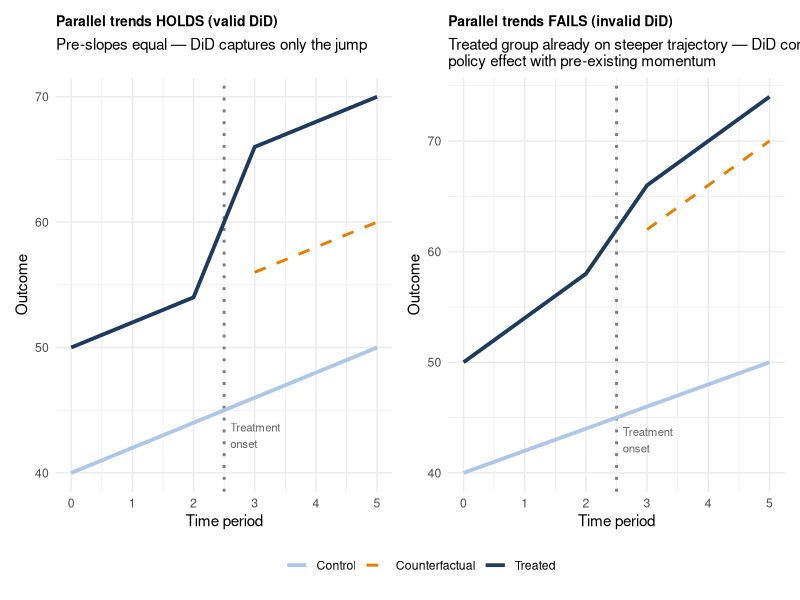
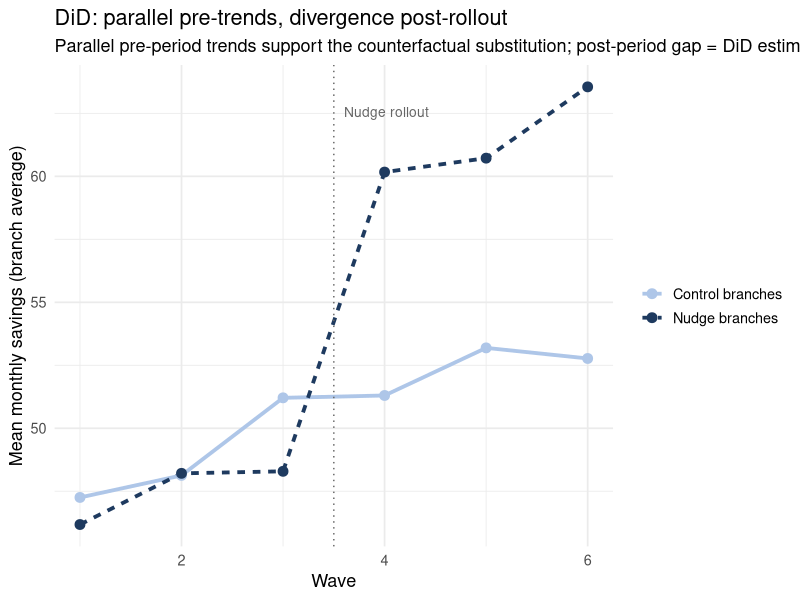
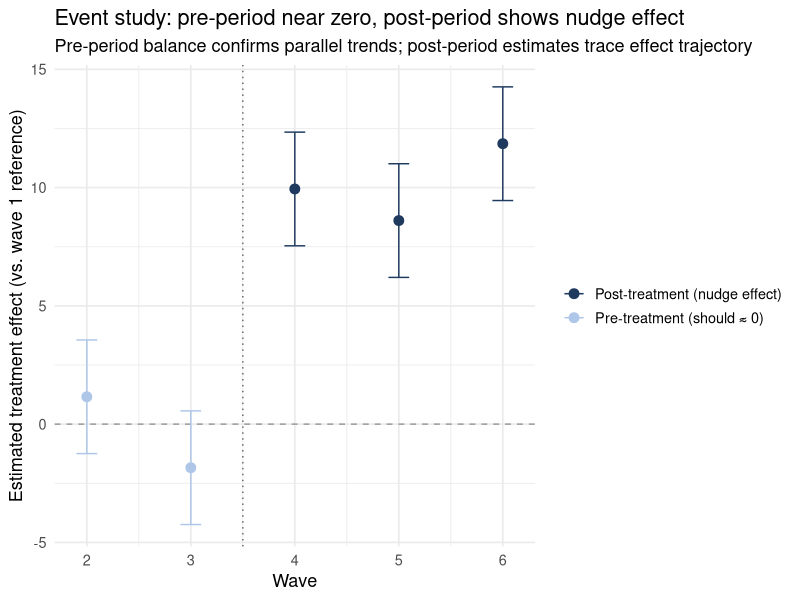
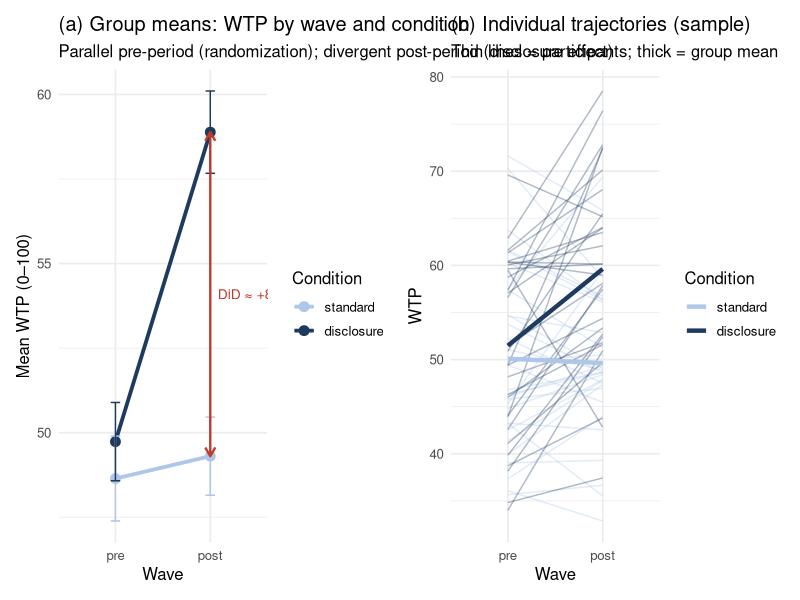
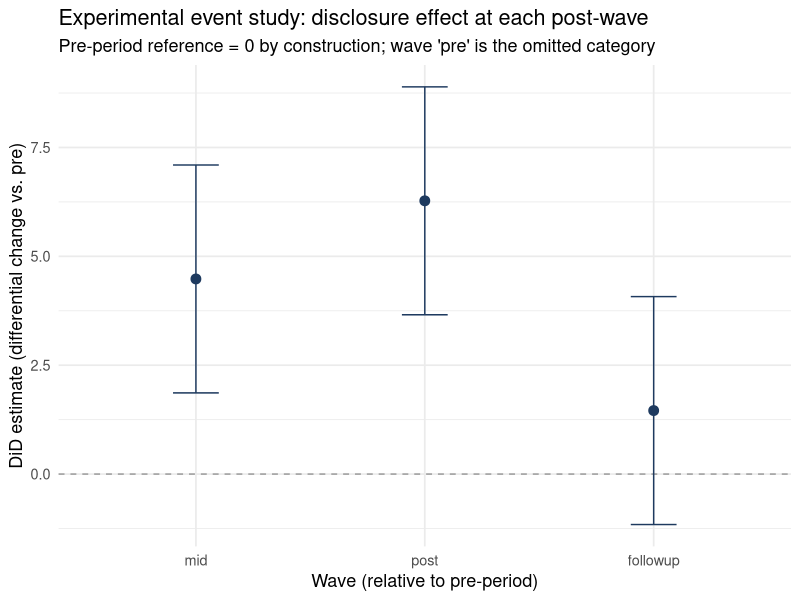

R code for these plots, in order:
## ---- chunk 1
library(tidyverse)
library(ggplot2)
library(broom)
library(broom.mixed)
library(lme4)
library(lmerTest)
library(patchwork)
library(sandwich)
library(lmtest)
set.seed(42)
## ---- chunk 2
n_branches <- 80
n_waves    <- 6  # waves 1–3 pre; 4–6 post

branch_treat <- c(rep(1, 40), rep(0, 40))
branch_base  <- rnorm(n_branches, 50, 8)

df_did <- expand_grid(branch = 1:n_branches, wave = 1:n_waves) |>
  mutate(
    treat          = branch_treat[branch],
    post           = as.integer(wave > 3),
    baseline       = branch_base[branch],
    trend          = (wave - 3.5) * 1.5,
    te             = treat * post * 10,
    avg_savings    = baseline + trend + te + rnorm(n(), 0, 4)
  )
## ---- chunk 3
# Conceptual illustration: parallel trends holds vs. fails
# Two separate plots combined with patchwork (avoids facet_wrap gtable issue in ggplot2 4.x)
t_pts <- 0:5
cut_t <- 2.5

col_vals <- c("Treated" = "#1e3a5f", "Control" = "#aec6e8", "Counterfactual" = "#e67e00")
lty_vals <- c("Treated" = "solid",   "Control" = "solid",   "Counterfactual" = "dashed")

# --- Left panel: parallel trends holds ---
df_h <- bind_rows(
  tibble(t = t_pts, group = "Treated",
         y = 50 + 2 * t_pts + ifelse(t_pts > cut_t, 10, 0)),
  tibble(t = t_pts, group = "Control",
         y = 40 + 2 * t_pts)
)
df_hc <- tibble(t = t_pts[t_pts > cut_t], group = "Counterfactual",
                y = 50 + 2 * t_pts[t_pts > cut_t])

p_holds <- ggplot() +
  geom_vline(xintercept = cut_t, linetype = "dotted", color = "gray50", linewidth = 1.0) +
  geom_line(data = df_h,  aes(x = t, y = y, color = group, linetype = group), linewidth = 1.3) +
  geom_line(data = df_hc, aes(x = t, y = y, color = group, linetype = group), linewidth = 1.0) +
  annotate("text", x = cut_t + 0.1, y = 43, label = "Treatment\nonset",
           hjust = 0, size = 2.9, color = "gray40") +
  scale_color_manual(values = col_vals) +
  scale_linetype_manual(values = lty_vals) +
  labs(title = "Parallel trends HOLDS (valid DiD)",
       subtitle = "Pre-slopes equal — DiD captures only the jump",
       x = "Time period", y = "Outcome", color = NULL, linetype = NULL) +
  theme_minimal(base_size = 11) +
  theme(legend.position = "bottom", plot.title = element_text(face = "bold", size = 10))

# --- Right panel: parallel trends fails ---
df_f <- bind_rows(
  tibble(t = t_pts, group = "Treated",
         y = 50 + 4 * t_pts + ifelse(t_pts > cut_t, 4, 0)),
  tibble(t = t_pts, group = "Control",
         y = 40 + 2 * t_pts)
)
df_fc <- tibble(t = t_pts[t_pts > cut_t], group = "Counterfactual",
                y = 50 + 4 * t_pts[t_pts > cut_t])

p_fails <- ggplot() +
  geom_vline(xintercept = cut_t, linetype = "dotted", color = "gray50", linewidth = 1.0) +
  geom_line(data = df_f,  aes(x = t, y = y, color = group, linetype = group), linewidth = 1.3) +
  geom_line(data = df_fc, aes(x = t, y = y, color = group, linetype = group), linewidth = 1.0) +
  annotate("text", x = cut_t + 0.1, y = 43, label = "Treatment\nonset",
           hjust = 0, size = 2.9, color = "gray40") +
  scale_color_manual(values = col_vals) +
  scale_linetype_manual(values = lty_vals) +
  labs(title = "Parallel trends FAILS (invalid DiD)",
       subtitle = "Treated group already on steeper trajectory — DiD conflates\npolicy effect with pre-existing momentum",
       x = "Time period", y = "Outcome", color = NULL, linetype = NULL) +
  theme_minimal(base_size = 11) +
  theme(legend.position = "bottom", plot.title = element_text(face = "bold", size = 10))

p_holds + p_fails + plot_layout(guides = "collect") & theme(legend.position = "bottom")
## ---- chunk 4
group_means <- df_did |>
  group_by(wave, treat) |>
  summarise(mean_sav = mean(avg_savings), .groups = "drop") |>
  mutate(group = ifelse(treat == 1, "Nudge branches", "Control branches"))

ggplot(group_means, aes(x = wave, y = mean_sav, color = group, linetype = group)) +
  geom_line(linewidth = 1.3) +
  geom_point(size = 3) +
  geom_vline(xintercept = 3.5, linetype = "dotted", color = "gray40") +
  annotate("text", x = 3.6, y = max(group_means$mean_sav) - 1,
           label = "Nudge rollout", hjust = 0, color = "gray40", size = 3.5) +
  scale_color_manual(values = c("#aec6e8", "#1e3a5f")) +
  labs(
    title    = "DiD: parallel pre-trends, divergence post-rollout",
    subtitle = "Parallel pre-period trends support the counterfactual substitution; post-period gap = DiD estimate",
    x        = "Wave",
    y        = "Mean monthly savings (branch average)",
    color    = NULL, linetype = NULL
  ) +
  theme_minimal(base_size = 13)
## ---- chunk 5
m_did_fe <- lm(avg_savings ~ treat * post + factor(branch) + factor(wave),
               data = df_did)

tidy(m_did_fe) |>
  filter(term == "treat:post") |>
  knitr::kable(digits = 3,
    caption = "`treat:post` = DiD estimate via TWFE (true effect = 10)")
## ---- chunk 6
m_did_basic <- lm(avg_savings ~ treat * post + baseline, data = df_did)

coeftest(m_did_basic, vcov = vcovCL(m_did_basic, cluster = ~branch)) |>
  tidy() |>
  filter(term == "treat:post") |>
  knitr::kable(digits = 3,
    caption = "DiD with cluster-robust SEs (clustered by branch)")
## ---- chunk 7
m_pre <- lm(avg_savings ~ treat * factor(wave) + baseline,
            data = df_did |> filter(post == 0))

tidy(m_pre) |>
  filter(str_detect(term, "treat:")) |>
  knitr::kable(digits = 3,
    caption = "Pre-period treat × wave interactions — should be near zero if parallel trends holds")
## ---- chunk 8
m_ev  <- lm(avg_savings ~ treat * factor(wave) + baseline, data = df_did)
ev_df <- tidy(m_ev, conf.int = TRUE) |>
  filter(str_detect(term, "treat:factor")) |>
  mutate(
    wave = as.integer(str_extract(term, "[0-9]+")),
    pre  = wave <= 3
  )

ggplot(ev_df, aes(x = wave, y = estimate, color = pre)) +
  geom_hline(yintercept = 0, linetype = "dashed", color = "gray60") +
  geom_vline(xintercept = 3.5, linetype = "dotted", color = "gray40") +
  geom_errorbar(aes(ymin = conf.low, ymax = conf.high), width = 0.2) +
  geom_point(size = 3) +
  scale_color_manual(
    values = c("TRUE" = "#aec6e8", "FALSE" = "#1e3a5f"),
    labels = c("TRUE"  = "Pre-treatment (should ≈ 0)",
               "FALSE" = "Post-treatment (nudge effect)")
  ) +
  labs(
    title    = "Event study: pre-period near zero, post-period shows nudge effect",
    subtitle = "Pre-period balance confirms parallel trends; post-period estimates trace effect trajectory",
    x        = "Wave",
    y        = "Estimated treatment effect (vs. wave 1 reference)",
    color    = NULL
  ) +
  theme_minimal(base_size = 13)
## ---- chunk 9
n_per <- 60

df_disc <- tibble(
  participant = rep(1:(n_per * 2), each = 2),
  condition   = rep(c("standard", "disclosure"), each = n_per * 2),
  wave        = rep(c("pre", "post"), times = n_per * 2),
  u0          = rep(rnorm(n_per * 2, 0, 8), each = 2)
) |>
  mutate(
    time_num  = as.integer(wave == "post"),
    treat_num = as.integer(condition == "disclosure"),
    wtp       = 50 + u0 + 1 * time_num + 8 * time_num * treat_num + rnorm(n(), 0, 5),
    participant = factor(participant),
    wave        = factor(wave, levels = c("pre", "post")),
    condition   = factor(condition, levels = c("standard", "disclosure"))
  )
## ---- chunk 10
m_exp_did <- lmer(wtp ~ wave * condition + (1 | participant),
                  data = df_disc)

tidy(m_exp_did, effects = "fixed") |>
  knitr::kable(digits = 3,
    caption = "`wavepost:conditiondisclosure` = DiD estimate (true = +8)")
## ---- chunk 11
group_means_exp <- df_disc |>
  group_by(wave, condition) |>
  summarise(mean_wtp = mean(wtp), se = sd(wtp) / sqrt(n()), .groups = "drop")

p_means <- ggplot(group_means_exp,
                  aes(x = wave, y = mean_wtp, color = condition, group = condition)) +
  geom_line(linewidth = 1.3) +
  geom_point(size = 3) +
  geom_errorbar(aes(ymin = mean_wtp - se, ymax = mean_wtp + se), width = 0.1) +
  annotate("segment",
           x    = 2, xend = 2,
           y    = group_means_exp$mean_wtp[group_means_exp$wave == "post" &
                                            group_means_exp$condition == "standard"],
           yend = group_means_exp$mean_wtp[group_means_exp$wave == "post" &
                                            group_means_exp$condition == "disclosure"],
           arrow = arrow(ends = "both", length = unit(0.1, "inches")),
           color = "#c0392b", linewidth = 0.8) +
  annotate("text", x = 2.08,
           y = mean(c(
             group_means_exp$mean_wtp[group_means_exp$wave == "post" &
                                       group_means_exp$condition == "standard"],
             group_means_exp$mean_wtp[group_means_exp$wave == "post" &
                                       group_means_exp$condition == "disclosure"]
           )),
           label = "DiD ≈ +8", hjust = 0, color = "#c0392b", size = 3.5) +
  scale_color_manual(values = c("standard" = "#aec6e8", "disclosure" = "#1e3a5f")) +
  labs(
    title    = "(a) Group means: WTP by wave and condition",
    subtitle = "Parallel pre-period (randomization); divergent post-period (disclosure effect)",
    x        = "Wave", y = "Mean WTP (0–100)", color = "Condition"
  ) +
  theme_minimal(base_size = 12)

set.seed(42)
sampled_ids <- df_disc |>
  distinct(participant, condition) |>
  group_by(condition) |>
  slice_sample(n = 30) |>
  pull(participant)

p_indiv <- df_disc |>
  filter(participant %in% sampled_ids) |>
  ggplot(aes(x = wave, y = wtp, group = participant, color = condition)) +
  geom_line(alpha = 0.35, linewidth = 0.5) +
  stat_summary(aes(group = condition), fun = mean,
               geom = "line", linewidth = 1.5) +
  scale_color_manual(values = c("standard" = "#aec6e8", "disclosure" = "#1e3a5f")) +
  labs(
    title    = "(b) Individual trajectories (sample)",
    subtitle = "Thin lines = participants; thick = group mean",
    x = "Wave", y = "WTP", color = "Condition"
  ) +
  theme_minimal(base_size = 12)

p_means + p_indiv
## ---- chunk 12
m_post_only <- lm(wtp ~ condition,
                  data = df_disc |> filter(wave == "post"))

df_wide <- df_disc |>
  select(participant, condition, wave, wtp) |>
  pivot_wider(names_from = wave, values_from = wtp) |>
  rename(wtp_pre = pre, wtp_post = post)

m_ancova <- lm(wtp_post ~ condition + wtp_pre, data = df_wide)

bind_rows(
  tidy(m_post_only)       |> filter(term == "conditiondisclosure") |>
    mutate(model = "Post-only"),
  tidy(m_ancova)          |> filter(term == "conditiondisclosure") |>
    mutate(model = "ANCOVA"),
  tidy(m_exp_did, effects = "fixed") |>
    filter(str_detect(term, "wave.*condition|condition.*wave")) |>
    mutate(model = "Mixed DiD")
) |>
  select(model, estimate, std.error, p.value) |>
  knitr::kable(digits = 3,
    caption = "Estimation strategies for pre-post experimental data (true effect = +8). ANCOVA and Mixed DiD converge; post-only is unbiased but wider.")
## ---- chunk 13
df_long <- tibble(
  participant = rep(1:(n_per * 2), each = 4),
  condition   = rep(c("standard", "disclosure"), each = n_per * 2 * 2),
  wave        = rep(c("pre", "mid", "post", "followup"), times = n_per * 2),
  u0          = rep(rnorm(n_per * 2, 0, 8), each = 4)
) |>
  mutate(
    wave_num  = case_when(wave == "pre" ~ 0, wave == "mid" ~ 1,
                          wave == "post" ~ 2, wave == "followup" ~ 3),
    treat_num = as.integer(condition == "disclosure"),
    true_did  = case_when(wave == "pre" ~ 0, wave == "mid" ~ 4,
                          wave == "post" ~ 8, wave == "followup" ~ 5),
    wtp         = 50 + u0 + 1 * wave_num + true_did * treat_num + rnorm(n(), 0, 5),
    wave        = factor(wave, levels = c("pre", "mid", "post", "followup")),
    participant = factor(participant),
    condition   = factor(condition, levels = c("standard", "disclosure"))
  )

m_ev_exp <- lmer(wtp ~ wave * condition + (1 | participant), data = df_long)

ev_exp <- tidy(m_ev_exp, effects = "fixed", conf.int = TRUE) |>
  filter(str_detect(term, "wave.*condition")) |>
  mutate(
    wave = str_extract(term, "mid|post|followup"),
    wave = factor(wave, levels = c("mid", "post", "followup"))
  )

ggplot(ev_exp, aes(x = wave, y = estimate)) +
  geom_hline(yintercept = 0, linetype = "dashed", color = "gray60") +
  geom_errorbar(aes(ymin = conf.low, ymax = conf.high), width = 0.2, color = "#1e3a5f") +
  geom_point(size = 3, color = "#1e3a5f") +
  labs(
    title    = "Experimental event study: disclosure effect at each post-wave",
    subtitle = "Pre-period reference = 0 by construction; wave 'pre' is the omitted category",
    x        = "Wave (relative to pre-period)",
    y        = "DiD estimate (differential change vs. pre)"
  ) +
  theme_minimal(base_size = 13)
